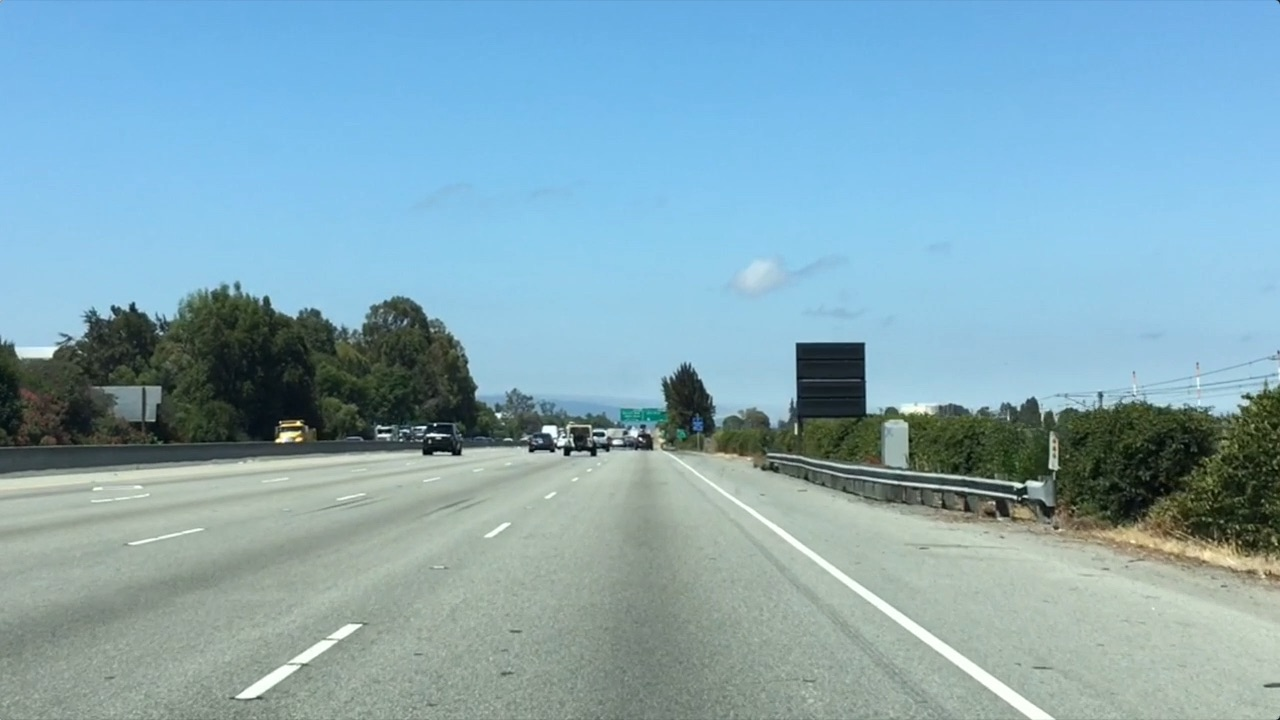
#> input picture udacity/self-driving-car/term1/1_finding_lane/1_color/test.jpg, 1280 x 720 px
$ jupyter execute color.ipynb   (shell and % lines are left out)
#> lines starting #> are read from the running program, lines starting #| are printed output that depends on the picture; after the words box and inside, x2 and y2 are one past the last pixel; in counts of white or black regions, pixels touching at a corner belong together
[cell 1]
import matplotlib.pyplot as plt
import matplotlib.image as mpimg
import numpy as np

# Read in the image
image = mpimg.imread('test.jpg')
#> image is the input picture: shape (720, 1280, 3); mean R, G, B 132, 168.5, 182.1

# Grab the x and y size and make a copy of the image
ysize = image.shape[0]
#> ysize = 720
xsize = image.shape[1]
#> xsize = 1280
color_select = np.copy(image)

# Define color selection criteria
###### MODIFY THESE VARIABLES TO MAKE YOUR COLOR SELECTION
red_threshold = 200
green_threshold = 150
blue_threshold = 200
######

rgb_threshold = [red_threshold, green_threshold, blue_threshold]

# Do a boolean or with the "|" character to identify
# pixels below the thresholds
thresholds = (image[:,:,0] < rgb_threshold[0]) \
            | (image[:,:,1] < rgb_threshold[1]) \
            | (image[:,:,2] < rgb_threshold[2])
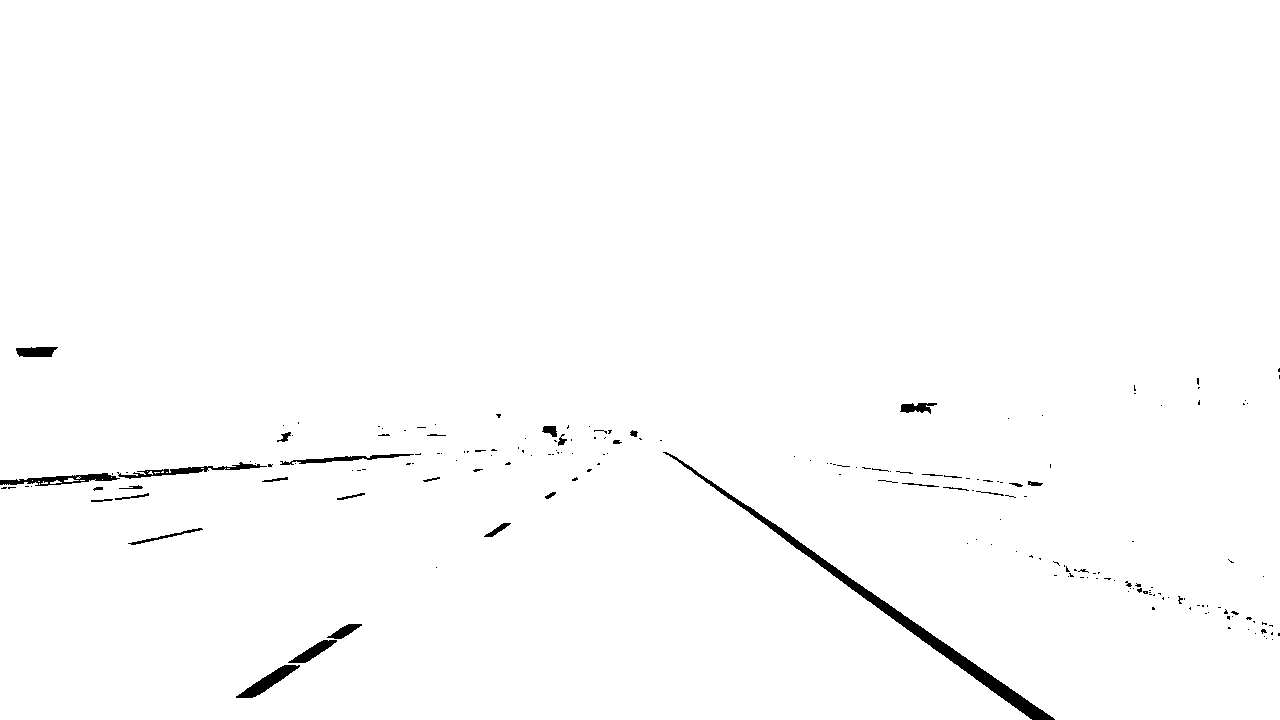
#> thresholds: shape (720, 1280) bool; 99% white; 196 black regions (161 under 20 px), largest, box (x1, y1, x2, y2) and area: (663, 452, 1055, 720) 3799, (0, 473, 120, 486) 673, (236, 665, 300, 698) 665
color_select[thresholds] = [0,0,0]

# Display the image
plt.imshow(color_select)

# Uncomment the following code if you are running the code locally and wish to save the image
# mpimg.imsave("test-after.png", color_select)

[cell 2]
import matplotlib.pyplot as plt
import matplotlib.image as mpimg
import numpy as np

# Read in the image
image = mpimg.imread('test.jpg')

# Grab the x and y size and make a copy of the image
ysize = image.shape[0]
xsize = image.shape[1]
color_select = np.copy(image)
line_image = np.copy(image)

# Define color selection criteria
# MODIFY THESE VARIABLES TO MAKE YOUR COLOR SELECTION
red_threshold = 200
green_threshold = 200
blue_threshold = 200

rgb_threshold = [red_threshold, green_threshold, blue_threshold]

# Define the vertices of a triangular mask.
# Keep in mind the origin (x=0, y=0) is in the upper left
# MODIFY THESE VALUES TO ISOLATE THE REGION
# WHERE THE LANE LINES ARE IN THE IMAGE
left_bottom = [xsize * 0.1, ysize]
#> left_bottom = [128, 720]
right_bottom = [xsize * 0.9, ysize]
#> right_bottom = [1152, 720]
apex = [xsize * 0.5, ysize * 0.55]
#> apex = [640, 396]

# Perform a linear fit (y=Ax+B) to each of the three sides of the triangle
# np.polyfit returns the coefficients [A, B] of the fit
fit_left = np.polyfit((left_bottom[0], apex[0]), (left_bottom[1], apex[1]), 1)
#> fit_left = [-0.633, 801]
fit_right = np.polyfit((right_bottom[0], apex[0]), (right_bottom[1], apex[1]), 1)
#> fit_right = [0.633, -9]
fit_bottom = np.polyfit((left_bottom[0], right_bottom[0]), (left_bottom[1], right_bottom[1]), 1)
#> fit_bottom = [-7.47e-17, 720]

# Mask pixels below the threshold
color_thresholds = (image[:,:,0] < rgb_threshold[0]) | \
                    (image[:,:,1] < rgb_threshold[1]) | \
                    (image[:,:,2] < rgb_threshold[2])

# Find the region inside the lines
XX, YY = np.meshgrid(np.arange(0, xsize), np.arange(0, ysize))
region_thresholds = (YY > (XX*fit_left[0] + fit_left[1])) & \
                    (YY > (XX*fit_right[0] + fit_right[1])) & \
                    (YY < (XX*fit_bottom[0] + fit_bottom[1]))

# Mask color and region selection
color_select[color_thresholds | ~region_thresholds] = [0, 0, 0]
# print color_thresholds
# print region_thresholds
# print color_select

# Color pixels red where both color and region selections met
line_image[~color_thresholds & region_thresholds] = [255, 0, 0]
#> line_image: shape (720, 1280, 3); 0.59% of pixels changed, all inside (x1, y1, x2, y2) = (236, 430, 1055, 720)

# Display the image and show region and color selections
plt.imshow(image)
x = [left_bottom[0], right_bottom[0], apex[0], left_bottom[0]]
y = [left_bottom[1], right_bottom[1], apex[1], left_bottom[1]]
plt.plot(x, y, 'b--', lw=4)
plt.imshow(color_select)
plt.imshow(line_image)
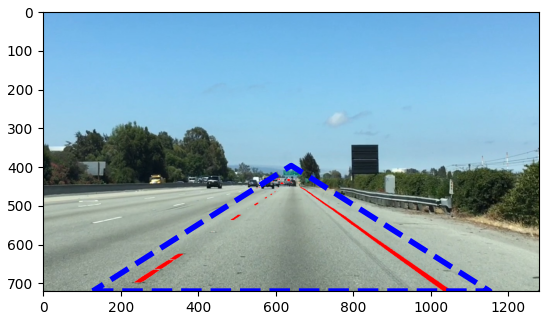
#> figure drawn by matplotlib, 1 panel

[cell 3]
#doing all the relevant imports
import matplotlib.pyplot as plt
import matplotlib.image as mpimg
import numpy as np
import cv2

# Read in the image and convert to grayscale
image = mpimg.imread('exit-ramp.jpg')
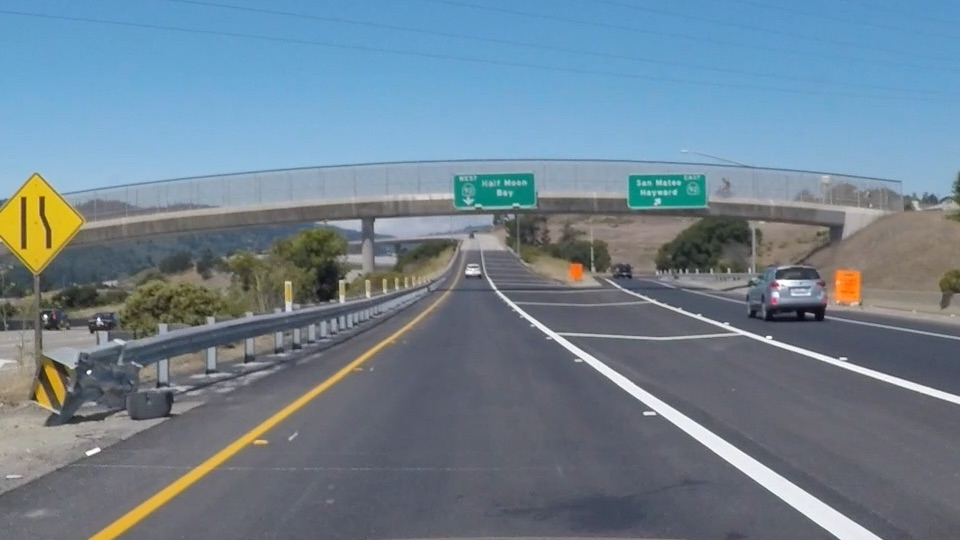
#> input picture udacity/self-driving-car/term1/1_finding_lane/1_color/exit-ramp.jpg, 960 x 540 px
#> image is the input picture: shape (540, 960, 3); mean R, G, B 111.3, 130.2, 144.4
gray = cv2.cvtColor(image, cv2.COLOR_RGB2GRAY)
# plt.imshow(gray, cmap='Greys_r')

# Define a kernel size for Gaussian smoothing / blurring
# Note: this step is optional as cv2.Canny() applies a 5x5 Gaussian internally
kernel_size = 5
blur_gray = cv2.GaussianBlur(gray,(kernel_size, kernel_size), 0)

# Define parameters for Canny and run it
# NOTE: if you try running this code you might want to change these!
low_threshold = 50
high_threshold = 150
edges = cv2.Canny(blur_gray, low_threshold, high_threshold)
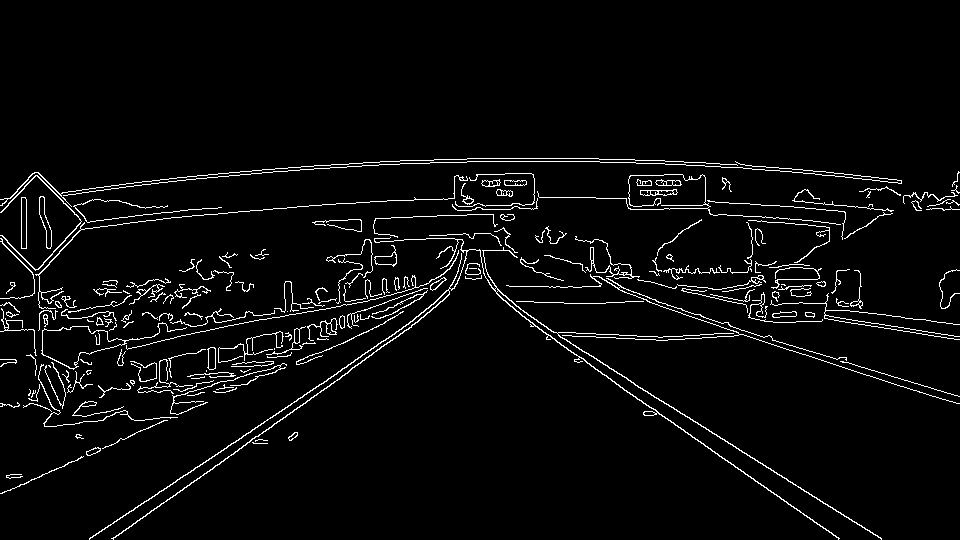
#> edges: shape (540, 960); 3.8% white in thin lines or dots, all inside (x1, y1, x2, y2) = (0, 158, 960, 540)

# Display the image
plt.imshow(edges, cmap='Greys_r')

[cell 4]
# Define the Hough transform parameters
# Make a blank the same size as our image to draw on
rho = 1
theta = np.pi/180
threshold = 1
min_line_length = 100
max_line_gap = 1
line_image = np.copy(image)*0 #creating a blank to draw lines on
#> line_image: shape (540, 960, 3); every value is 0

# Run Hough on edge detected image
lines = cv2.HoughLinesP(edges, rho, theta, threshold, np.array([]),
                            min_line_length, max_line_gap)
#> lines = [[656, 411, 800, 512], [195, 468, 304, 395]]

# Iterate over the output "lines" and draw lines on the blank
for line in lines:
    for x1,y1,x2,y2 in line:
        cv2.line(line_image,(x1,y1),(x2,y2),(255,0,0),10)
#> this loop made 2 passes
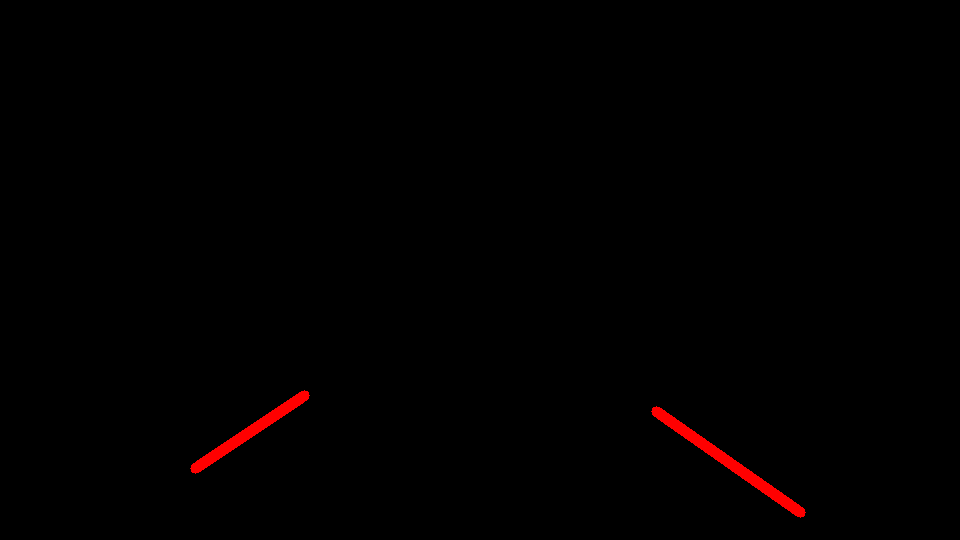
#> line_image: shape (540, 960, 3); mean R, G, B 1.7, 0, 0

# Create a "color" binary image to combine with line image
color_edges = np.dstack((edges, edges, edges))

# Draw the lines on the edge image
combo = cv2.addWeighted(color_edges, 0.8, line_image, 1, 0)
plt.imshow(combo)

[cell 5]
import matplotlib.pyplot as plt
import matplotlib.image as mpimg
import numpy as np
import cv2


# Read in and grayscale the image
image = mpimg.imread('exit-ramp.jpg')
gray = cv2.cvtColor(image,cv2.COLOR_RGB2GRAY)

# Define a kernel size and apply Gaussian smoothing
kernel_size = 5
blur_gray = cv2.GaussianBlur(gray,(kernel_size, kernel_size),0)

# Define our parameters for Canny and apply
low_threshold = 50
high_threshold = 150
edges = cv2.Canny(blur_gray, low_threshold, high_threshold)

# Next we'll create a masked edges image using cv2.fillPoly()
mask = np.zeros_like(edges)
ignore_mask_color = 255

# This time we are defining a four sided polygon to mask
imshape = image.shape
vertices = np.array([[(0,imshape[0]),
                      (0.5*imshape[1], 0.5*imshape[0]),
                      (0.5*imshape[1], 0.5*imshape[0]),
                      (imshape[1],imshape[0])]], dtype=np.int32)
cv2.fillPoly(mask, vertices, ignore_mask_color)
#> mask: shape (540, 960); 25% white; 1 white region, box (x1, y1, x2, y2) and area: (1, 270, 960, 540) 129810
masked_edges = cv2.bitwise_and(edges, mask)
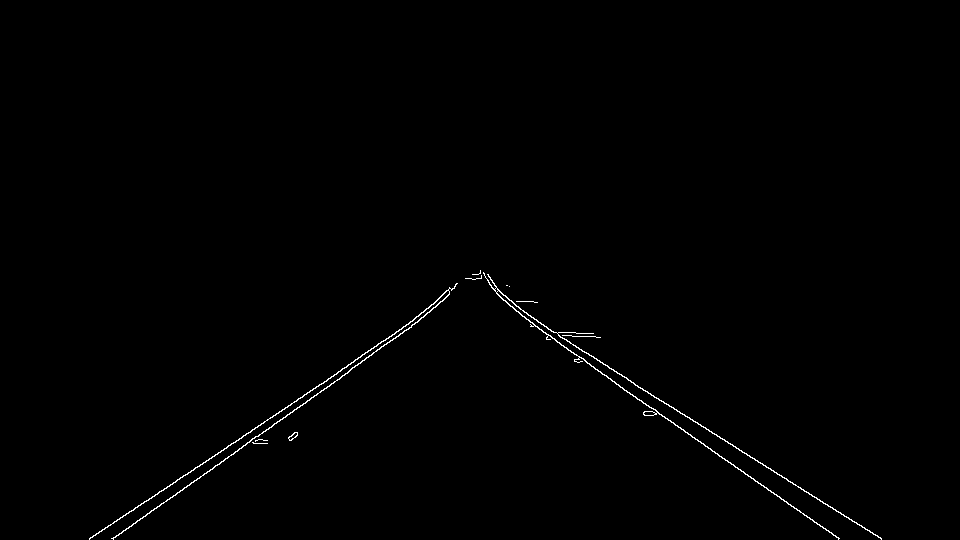
#> masked_edges: shape (540, 960); 0.53% white in thin lines or dots, all inside (x1, y1, x2, y2) = (89, 270, 882, 540)
plt.imshow(masked_edges)

# Define the Hough transform parameters
# Make a blank the same size as our image to draw on
rho = 1 # distance resolution in pixels of the Hough grid
theta = np.pi/180 # angular resolution in radians of the Hough grid
threshold = 50     # minimum number of votes (intersections in Hough grid cell)
min_line_length = 10 # minimum number of pixels making up a line
max_line_gap = 1    # maximum gap in pixels between connectable line segments
line_image = np.copy(image)*0 # creating a blank to draw lines on

# Run Hough on edge detected image
# Output "lines" is an array containing endpoints of detected line segments
lines = cv2.HoughLinesP(masked_edges, rho, theta, threshold, np.array([]),
                            min_line_length, max_line_gap)
#> lines = 26 rows, first 6: [525, 318, 567, 348], [567, 341, 741, 450], [161, 491, 361, 356], [645, 403, 838, 538], [257, 436, 341, 377], [590, 365, 604, 375]

# Iterate over the output "lines" and draw lines on a blank image
for line in lines:
    for x1,y1,x2,y2 in line:
        cv2.line(line_image,(x1,y1),(x2,y2),(255,0,0),10)
#> this loop made 26 passes
#> line on passes 1 to 12: [[525, 318, 567, 348]], [[567, 341, 741, 450]], [[161, 491, 361, 356]], [[645, 403, 838, 538]], [[257, 436, 341, 377]], [[590, 365, 604, 375]], [[631, 382, 881, 538]], [[89, 538, 146, 500]], [[606, 376, 653, 409]], [[153, 510, 200, 476]], [[206, 473, 255, 436]], [[558, 334, 578, 347]]
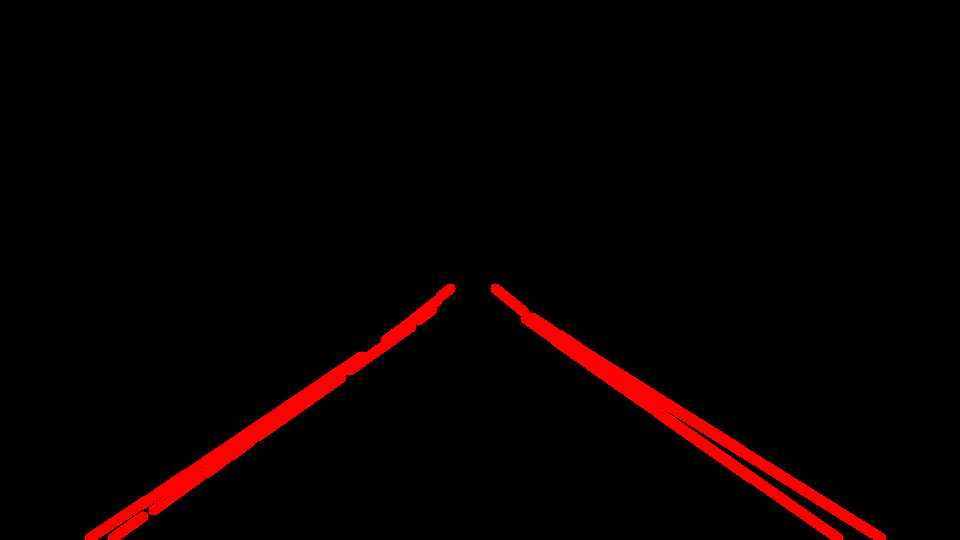
#> line_image: shape (540, 960, 3); mean R, G, B 8.2, 0, 0

# Create a "color" binary image to combine with line image
color_edges = np.dstack((edges, edges, edges))

# Draw the lines on the edge image
lines_edges = cv2.addWeighted(color_edges, 0.8, line_image, 1, 0)
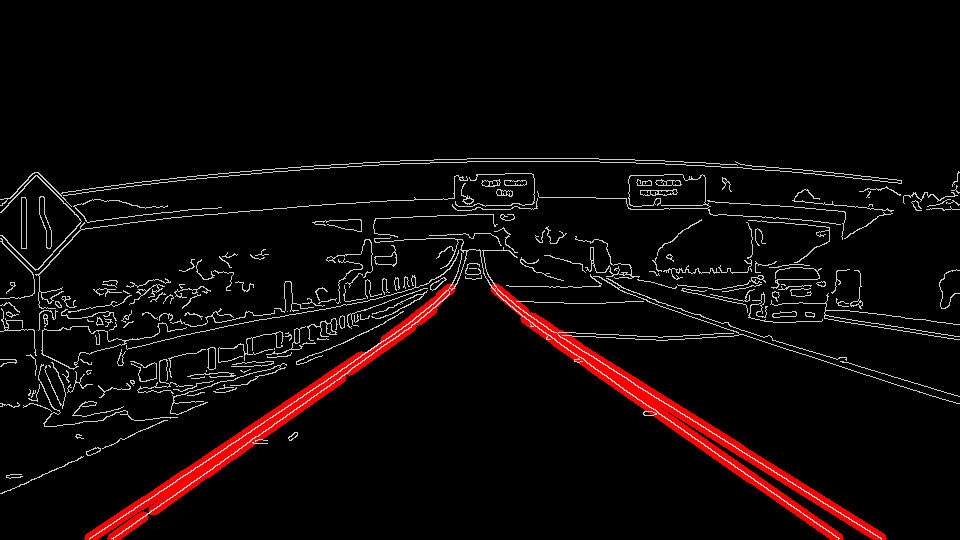
#> lines_edges: shape (540, 960, 3); mean of channels 0, 1, 2 15, 7.8, 7.8; drawn as R, G, B
plt.imshow(lines_edges)
